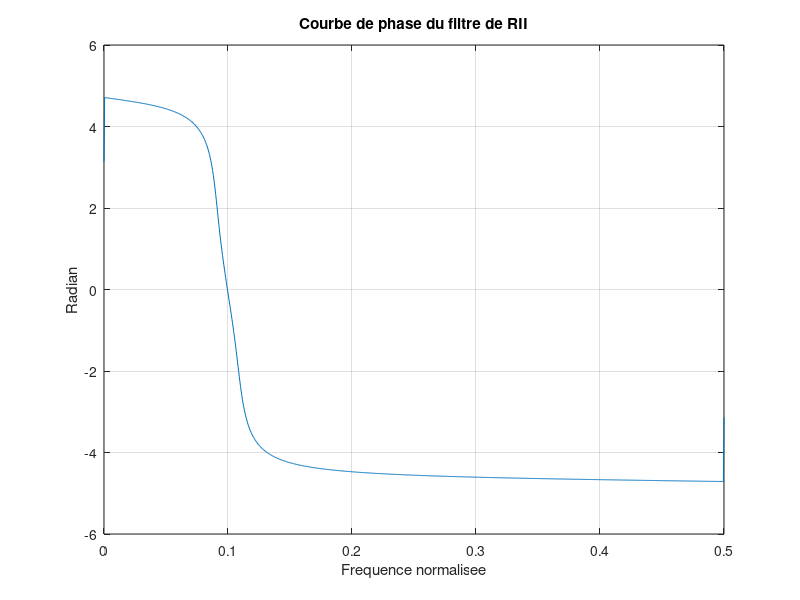
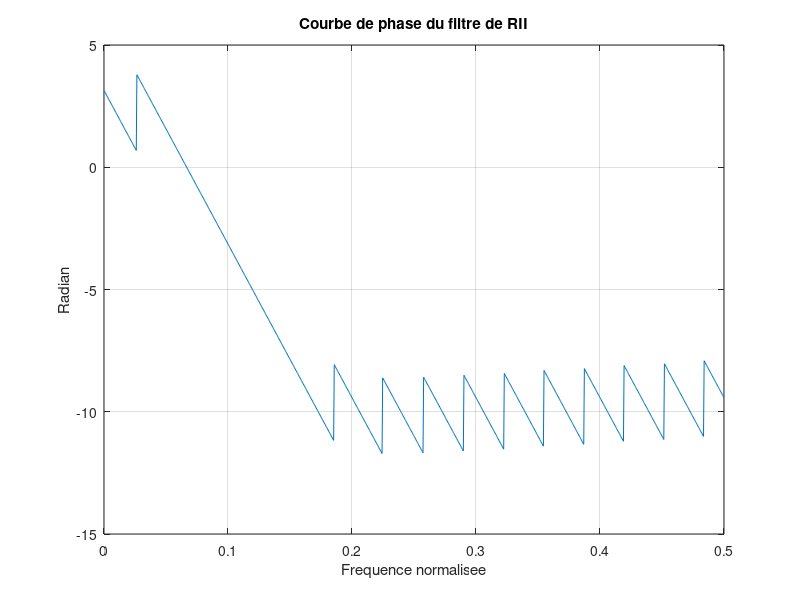

Write the MATLAB code that produced these figures, in order.
load signal04
sound(x)

v0 = 0.1;

vc1=0.9*v0;
vc2=1.1*v0;
vatt1=0.75*v0;
vatt2=1.25*v0;
a=3;
b=20;
[N,wn] = buttord(2*[vc1 vc2],2*[vatt1 vatt2],a,b);
[B,A] = butter(N,wn);

Q=30;
h = fir1(Q,2*[vc1 vc2]);

v = linspace(0,0.5,1000);
w = 2*pi*v;
H1 = freqz(B,A,w);
H2 = freqz(h,1,w);
Hp1 = angle(H1);
Hp1 = unwrap(Hp1);
Hp2 = angle(H2);
Hp2 = unwrap(Hp2);

figure
plot(v,Hp1)
grid

xlabel('Frequence normalisee')
ylabel('Radian')
title('Courbe de phase du filtre de RII')

figure
plot(v,Hp2)
grid

xlabel('Frequence normalisee')
ylabel('Radian')
title('Courbe de phase du filtre de RII')